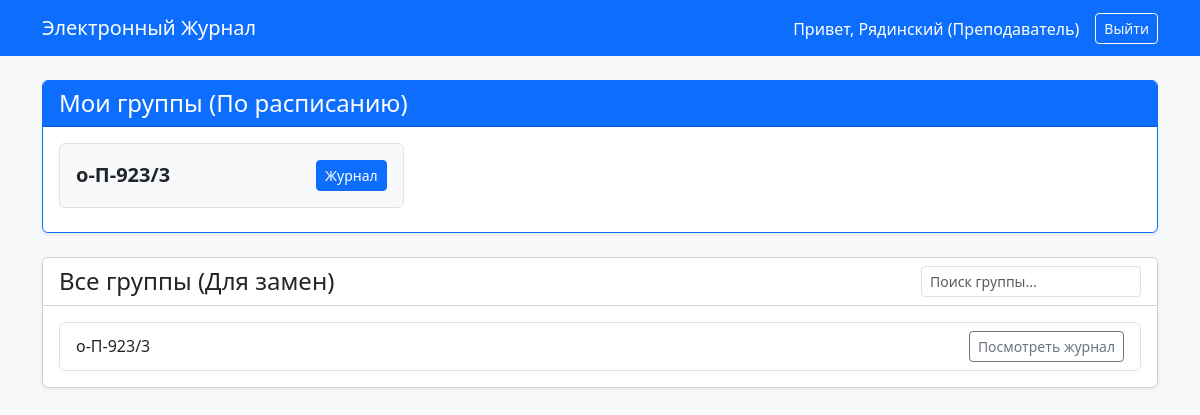
Screenshot of / (signed in) with the database file from the repository.
### accounts/models.py (models this page shows, shortened)
class User(AbstractUser):
    class Role(models.TextChoices):
        ADMIN = "admin", "Администратор"
        TEACHER = "teacher", "Преподаватель"
        STUDENT = "student", "Студент"
    role = models.CharField(
        max_length=20,
        choices=Role.choices,
        default=Role.STUDENT,
        verbose_name="Роль",
    )

### journal/models.py (models this page shows, shortened)
class StudyGroup(models.Model):
    name = models.CharField(max_length=20, unique=True, verbose_name="Название группы")
    class Meta:
        verbose_name = "Учебная группа"
        verbose_name_plural = "Учебные группы"

### journal/views.py (the view)
# urls.py: path('', views.index, name='index'),
@login_required
def index(request):
    all_groups = StudyGroup.objects.all().order_by('name')
    my_groups = []
    if request.user.role == 'teacher':
        my_groups = StudyGroup.objects.filter(lesson__teacher=request.user).distinct().order_by('name')
    context = {
        'all_groups': all_groups,
        'my_groups': my_groups,
    }
    return render(request, 'journal/index.html', context)

### templates/journal/index.html (shortened to what this page needs)
{% extends 'base.html' %}
{% block content %}
    {% if user.role == 'teacher' %}
        <div class="card shadow-sm mb-4 border-primary">
            <div class="card-header bg-primary text-white">
                <h4 class="m-0">Мои группы (По расписанию)</h4>
            </div>
            <div class="card-body">
                {% if my_groups %}
                    <div class="row">
                        {% for group in my_groups %}
                            <div class="col-md-4 mb-2">
                                <div class="p-3 border rounded bg-light d-flex justify-content-between align-items-center">
                                    <span class="fw-bold fs-5">{{ group.name }}</span>
                                    <a href="{% url 'journal:group_journal' group.id %}" class="btn btn-sm btn-primary">Журнал</a>
                                </div>
                            </div>
                        {% endfor %}
                    </div>
                {% else %}
                    <p class="text-muted mb-0">У вас пока нет назначенных занятий в группах.</p>
                {% endif %}
            </div>
        </div>
    {% endif %}
    <div class="card shadow-sm">
        <div class="card-header bg-white d-flex justify-content-between align-items-center">
            <h4 class="m-0">{% if user.role == 'teacher' %}Все группы (Для замен){% else %}Учебные группы{% endif %}</h4>
            <input type="text" id="searchInput" class="form-control form-control-sm w-auto" placeholder="Поиск группы...">
        </div>
        <div class="card-body">
            {% if all_groups %}
                <ul class="list-group" id="groupsList">
                    {% for group in all_groups %}
                        <li class="list-group-item d-flex justify-content-between align-items-center group-item">
                            <span class="group-name">{{ group.name }}</span>
                            <a href="{% url 'journal:group_journal' group.id %}" class="btn btn-sm btn-outline-secondary">Посмотреть журнал</a>
                        </li>
                    {% endfor %}
                </ul>
            {% else %}
                <p class="text-muted">Группы пока не добавлены.</p>
            {% endif %}
        </div>
    </div>
{% endblock %}

### templates/base.html (shortened to what this page needs)
<!DOCTYPE html>
<html lang="ru">
<head>
    <link href="https://cdn.jsdelivr.net/npm/bootstrap@5.3.0/dist/css/bootstrap.min.css" rel="stylesheet">
</head>
<body class="bg-light">
    <nav class="navbar navbar-expand-lg navbar-dark bg-primary mb-4">
        <div class="container">
            <a class="navbar-brand" href="/">Электронный Журнал</a>
            <div class="d-flex text-white">
                {% if user.is_authenticated %}
                    <span class="me-3 mt-1">Привет, {{ user.username }} ({{ user.get_role_display }})</span>
                    <form action="{% url 'logout' %}" method="post" class="d-inline">
                        <button type="submit" class="btn btn-sm btn-outline-light">Выйти</button>
                    </form>
                {% else %}
                    <span>Вы не вошли в систему</span>
                {% endif %}
            </div>
        </div>
    </nav>
    <div class="container">
        {% block content %}{% endblock %}
    </div>
</body>
</html>

### rows the page displays
User: username "Рядинский", role "Преподаватель"
StudyGroup: name "о-П-923/3"
